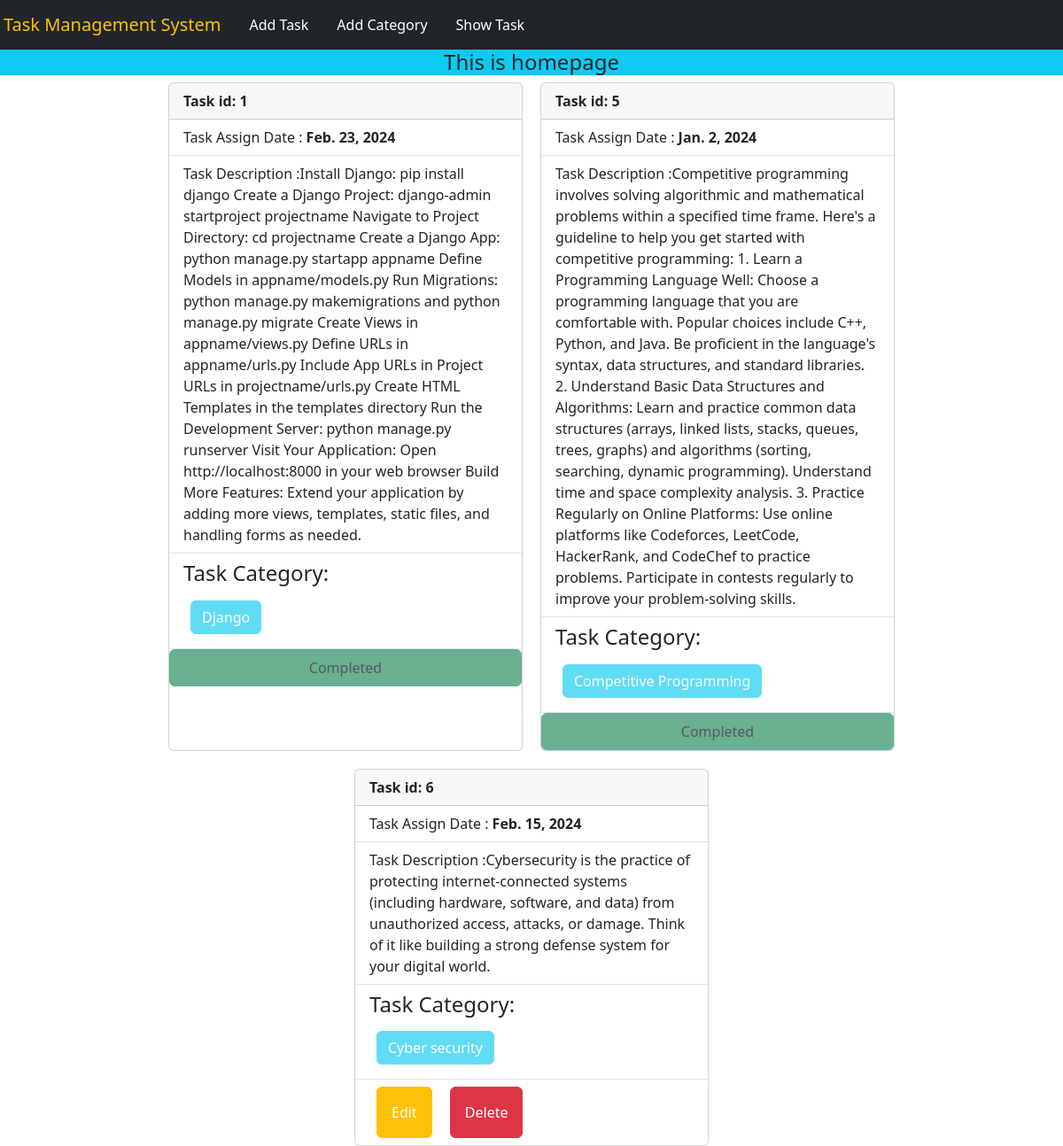
The page / on the database its author committed.
### task/models.py (models this page shows, shortened)
class Task(models.Model):
    taskTitle = models.CharField(max_length = 50, verbose_name = 'Task Title')
    taskDescription = models.TextField(verbose_name = 'Task Description')
    is_completed = models.BooleanField(default =False, verbose_name = 'Is Completed')
    TaskAssignDate = models.DateField(verbose_name = 'Task Assign Date')
    category = models.ManyToManyField(TaskCategory, related_name = "tasks")

### category/models.py (models this page shows, shortened)
class TaskCategory(models.Model):
    category_name = models.CharField(max_length = 50)

### task/views.py (the view)
# urls.py: path("", views.home, name = 'homepage'),
def home(request):
    tasks = Task.objects.all()
    return render(request, 'home.html', {'tasks': tasks})

### task/templates/home.html (shortened to what this page needs)
{% extends "base.html" %}
{% block content %}
    <h4 class = 'bg-info text success text-center'>This is homepage</h4>
    <div class = 'd-flex flex-wrap justify-content-center' style = 'gap:20px;'>
        {% for task in tasks %}
        <div class="card" style="width: 25rem;">
            <div class="card-header">
             <b class = 'm-auto'> Task id: {{task.id}}</b>
            </div>
            <ul class="list-group list-group-flush">
              <li class="list-group-item">Task Assign Date : <b>{{task.TaskAssignDate}}</b> </li>
              <li class="list-group-item">Task Description :{{task.taskDescription}}</li>
              <li class="list-group-item"><h4>Task Category: </h4>
                {% for category in task.category.all %}
                  <button class = 'btn btn-info disabled text-light m-2'>{{category.category_name}}</button>
                {% endfor %}
              </li>
              {% if task.is_completed %}
              <button class = 'btn btn-success  text-black p-2 disabled'>Completed</button>
              {% else %}
              <li class="list-group-item "><a class = 'p-3 text-light btn btn-warning mx-2' href="{% url 'editTask' task.id %}">Edit</a> <a class = 'btn btn-danger p-3 mx-2' href="{% url 'deleteTask' task.id %}">Delete</a></li>
              {% endif %}
            </ul>
          </div>
        {% endfor %}
    </div>
{% endblock content %}

### templates/base.html (shortened to what this page needs)
<!DOCTYPE html>
<html lang="en">
<head>
    <link href="https://cdn.jsdelivr.net/npm/bootstrap@5.3.2/dist/css/bootstrap.min.css" rel="stylesheet">
</head>
<body>
    <nav class="navbar navbar-expand-lg navbar-light bg-dark">
        <small class="navbar-brand text-warning ps-1">Task Management System</small>
        <div class="collapse navbar-collapse" id="navbarNav">
          <ul class="navbar-nav">
            <li class="nav-item">
              <a class="nav-link text-white mx-2" href="{% url "addTask" %}">Add Task</a>
            </li>
            <li class="nav-item">
              <a class="nav-link text-white mx-2" href="{% url "addCategory" %}">Add Category</a>
            </li>
            <li class="nav-item">
              <a class="nav-link text-white mx-2" href="{% url "homepage" %}">Show Task</a>
            </li>
          </ul>
        </div>
      </nav>
      {% block content %}{% endblock content %}
</body>
</html>

### rows shown on the page
Task: id "1", TaskAssignDate "Feb. 23, 2024", taskDescription "Install Django: pip install django Create a Django Project: django-admin startproject projectname Navigate to Project Directory: cd projectname Create a Django App: python manage.py startapp appname Define Models in appname/models.py Run Migrations: python manage.py makemigrations and python manage.py migrate Create Views in appname/views.py Define URLs in appname/urls.py Include App URLs in Project URLs in projectname/urls.py Create HTML Templates in the templates directory Run the Development Server: python manage.py runserver Visit Your Application: Open http://localhost:8000 in your web browser Build More Features: Extend your application by adding more views, templates, static files,…", is_completed "Completed"
TaskCategory: category_name "Django"
Task: id "5", TaskAssignDate "Jan. 2, 2024", taskDescription "Competitive programming involves solving algorithmic and mathematical problems within a specified time frame. Here's a guideline to help you get started with competitive programming: 1. Learn a Programming Language Well: Choose a programming language that you are comfortable with. Popular choices include C++, Python, and Java. Be proficient in the language's syntax, data structures, and standard libraries. 2. Understand Basic Data Structures and Algorithms: Learn and practice common data structures (arrays, linked lists, stacks, queues, trees, graphs) and algorithms (sorting, searching, dynamic programming). Understand time and space complexity analysis. 3. Practice Regularly on Online…", is_completed "Completed"
TaskCategory: category_name "Competitive Programming"
Task: id "6", TaskAssignDate "Feb. 15, 2024", taskDescription "Cybersecurity is the practice of protecting internet-connected systems (including hardware, software, and data) from unauthorized access, attacks, or damage. Think of it like building a strong defense system for your digital world.", is_completed "Edit"
TaskCategory: category_name "Cyber security"
